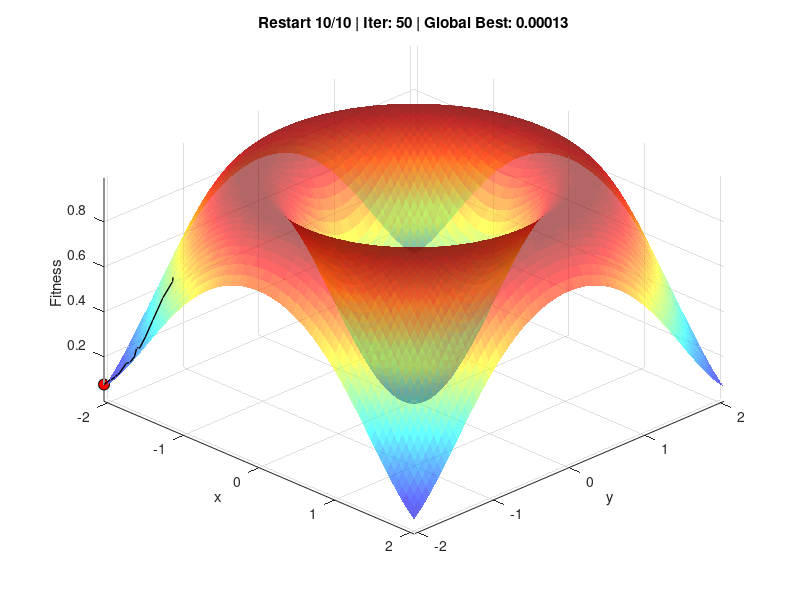
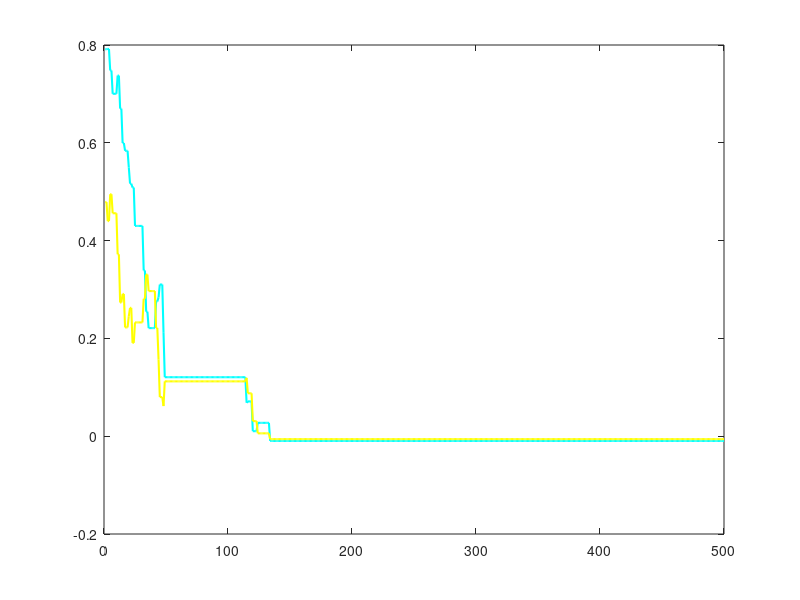

MATLAB code to generate these figures, in order: (Note: this script raises an error after producing the figures.)
% Script: run_HC_3D.m
% Visualização 3D do Multiple Restart Hill Climbing
% Animação + Gráficos de Análise (Dark Mode)
clear; clc; close all;

% --- CONFIGURAÇÕES ---
OPCAO_FUNCAO = 1;   % 1 (Schaffer) ou 2 (Rastrigin)
VELOCIDADE = 2;     % 1=Rápido, 2=Normal

NUM_RESTARTS = 10;  % Quantas vezes reinicia
ITERATIONS = 50;    % Passos por reinicialização
STEP_SIZE = 0.1;    % Tamanho do passo

% Cores Dark Mode
BG_COLOR = [0.1 0.1 0.1]; 
AX_COLOR = [1 1 1]; 

if VELOCIDADE == 1, PAUSE_TIME = 0.001; else, PAUSE_TIME = 0.02; end

if OPCAO_FUNCAO == 1
    nome = 'Função 1 (Schaffer)';
    lim_min = -2.048; lim_max = 2.048;
    fobj = @(x,y) 0.5 + ((sin(sqrt(x.^2+y.^2))).^2-0.5) ./ ((1+0.001.*(x.^2+y.^2)).^2);
    z_lift = 0.01;
else
    nome = 'Função 2 (Rastrigin)';
    lim_min = -5.12; lim_max = 5.12;
    fobj = @(x,y) 20 + (x.^2 - 10*cos(2*pi.*x)) + (y.^2 - 10*cos(2*pi.*y));
    z_lift = 2;
end

fprintf('=== Visualização 3D HC: %s ===\n', nome);

% --- AMBIENTE 3D ---
figure('Name', ['Animação 3D HC - ' nome], 'Position', [50, 100, 800, 600]);
[X, Y] = meshgrid(linspace(lim_min, lim_max, 80));
Z = fobj(X, Y);

surf(X, Y, Z, 'FaceAlpha', 0.6, 'EdgeColor', 'none'); 
colormap jet; hold on; axis tight; grid on;
view(45, 40); xlabel('x'); ylabel('y'); zlabel('Fitness');
title(nome); rotate3d on;

% --- INICIALIZAÇÃO GLOBAL ---
global_best_fit = Inf;
global_best_sol = [NaN, NaN];

% Históricos para gráficos finais
total_steps = NUM_RESTARTS * ITERATIONS;
hist_global_val = zeros(1, total_steps);
hist_global_pos = zeros(total_steps, 2);
counter = 0;

% Elementos Gráficos
h_curr = plot3(0,0,0, 'o', 'MarkerSize', 8, 'MarkerFaceColor', 'r', 'MarkerEdgeColor', 'k');
h_path = plot3(0,0,0, 'k-', 'LineWidth', 1);
h_best = plot3(0,0,0, 'p', 'MarkerSize', 20, 'MarkerFaceColor', 'c', 'MarkerEdgeColor', 'k');

% --- LOOP DE RESTARTS ---
for r = 1:NUM_RESTARTS
    
    % Reinicialização Aleatória
    curr_x = lim_min + (lim_max - lim_min) * rand();
    curr_y = lim_min + (lim_max - lim_min) * rand();
    curr_fit = fobj(curr_x, curr_y);
    
    % Limpar rastro visual para o novo restart
    path_x = [curr_x]; path_y = [curr_y]; path_z = [curr_fit + z_lift];
    
    for i = 1:ITERATIONS
        counter = counter + 1;
        
        % Gerar Vizinho
        nx = curr_x + (rand() - 0.5) * 2 * STEP_SIZE;
        ny = curr_y + (rand() - 0.5) * 2 * STEP_SIZE;
        nx = max(lim_min, min(lim_max, nx));
        ny = max(lim_min, min(lim_max, ny));
        
        nfit = fobj(nx, ny);
        
        % Aceita se for melhor (Hill Climbing simples)
        if nfit < curr_fit
            curr_x = nx; curr_y = ny; curr_fit = nfit;
            % Atualizar rastro apenas se moveu
            path_x(end+1) = curr_x; path_y(end+1) = curr_y; path_z(end+1) = curr_fit + z_lift;
        end
        
        % Atualizar Melhor Global
        if curr_fit < global_best_fit
            global_best_fit = curr_fit;
            global_best_sol = [curr_x, curr_y];
            set(h_best, 'XData', global_best_sol(1), 'YData', global_best_sol(2), ...
                'ZData', global_best_fit + z_lift);
        end
        
        % Guardar histórico GLOBAL (o melhor que já encontrámos até agora)
        hist_global_val(counter) = global_best_fit;
        hist_global_pos(counter, :) = global_best_sol;
        
        % Atualizar Animação
        set(h_curr, 'XData', curr_x, 'YData', curr_y, 'ZData', curr_fit + z_lift);
        set(h_path, 'XData', path_x, 'YData', path_y, 'ZData', path_z);
        
        title(sprintf('Restart %d/%d | Iter: %d | Global Best: %.5f', r, NUM_RESTARTS, i, global_best_fit));
        drawnow;
        if mod(i, 5) == 0 % Pausa apenas a cada 5 frames para ser fluido
            pause(PAUSE_TIME);
        end
    end
end

fprintf('HC Concluído. A gerar gráficos...\n');

% =========================================================================
% --- GRÁFICOS FINAIS (DARK MODE) ---
% =========================================================================

% FIGURA 1: Evolução das Variáveis (Do Melhor Global)
figure('Name', 'Evolução das Variáveis (Global Best)', 'Color', BG_COLOR);
plot(1:total_steps, hist_global_pos(:,1), 'c-', 'LineWidth', 1.5, 'DisplayName', 'x1'); hold on;
plot(1:total_steps, hist_global_pos(:,2), 'y-', 'LineWidth', 1.5, 'DisplayName', 'x2');
yline(0, 'w--');
legend('Location', 'best', 'TextColor', AX_COLOR, 'EdgeColor', AX_COLOR);
title('Evolução das Variáveis (Melhor Global)', 'Color', AX_COLOR);
xlabel('Iterações Totais', 'Color', AX_COLOR); ylabel('Valor', 'Color', AX_COLOR);
set(gca, 'Color', BG_COLOR, 'XColor', AX_COLOR, 'YColor', AX_COLOR, 'GridColor', AX_COLOR);
grid on;

% FIGURA 2: Convergência do Custo
figure('Name', 'Convergência do Custo', 'Color', BG_COLOR);
plot(1:total_steps, hist_global_val, 'g-', 'LineWidth', 2);
title('Convergência da Função Custo (Melhor Global)', 'Color', AX_COLOR);
xlabel('Iterações Totais', 'Color', AX_COLOR); ylabel('Fitness f(x)', 'Color', AX_COLOR);
set(gca, 'Color', BG_COLOR, 'XColor', AX_COLOR, 'YColor', AX_COLOR, 'GridColor', AX_COLOR);
grid on;